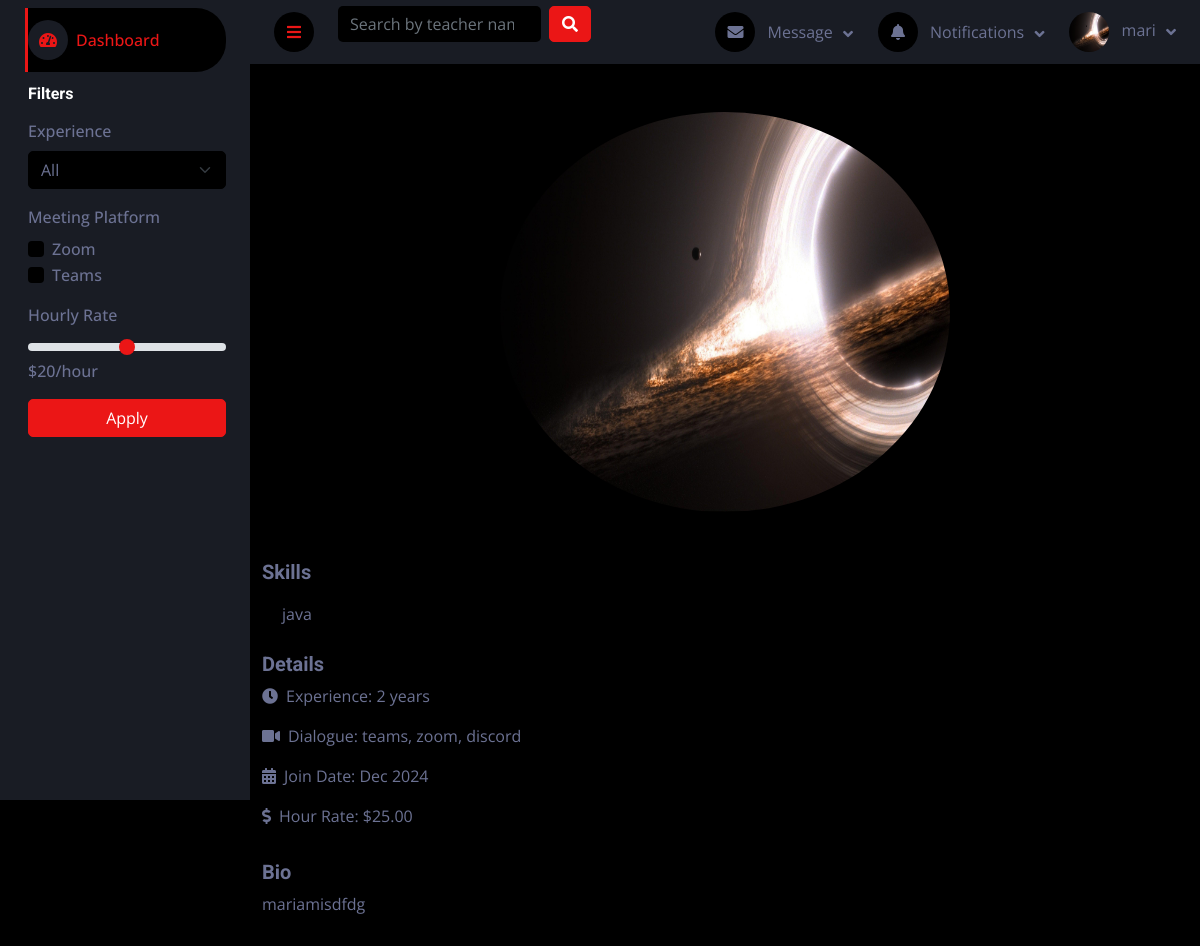
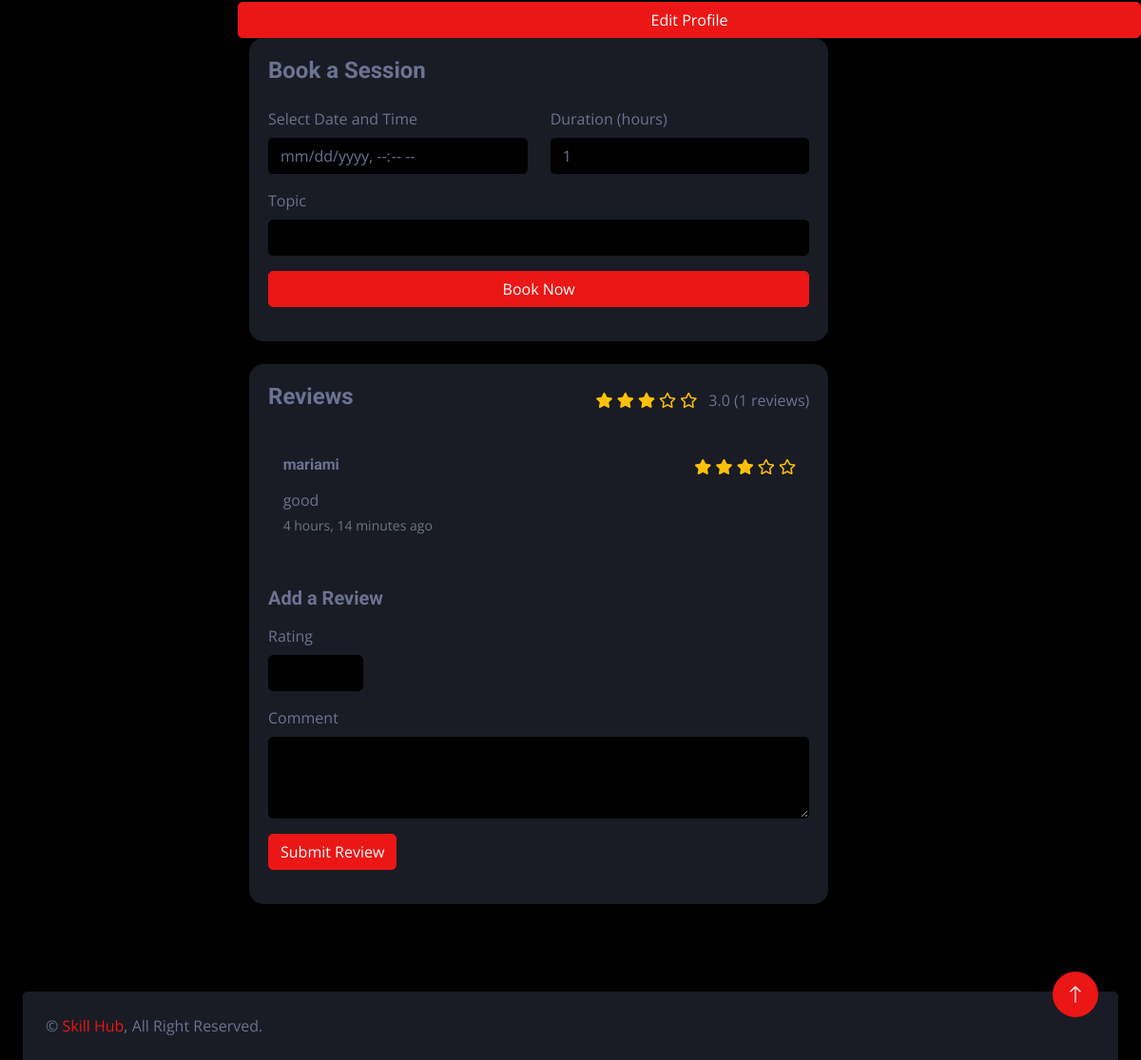
Page /teaching/teacher/1/ (signed in) on the committed database (2 pictures, top to bottom).
### users/models.py (models this page shows, shortened)
class User(AbstractUser):
    ROLES = (
        ('student', 'Student'),
        ('teacher', 'Teacher'),
    )
    role = models.CharField(max_length=10, choices=ROLES)
    bio = models.TextField(blank=True, null=True)
    profile_picture = models.ImageField(upload_to='profile_pictures/', blank=True, null=True)
    date_joined = models.DateTimeField(auto_now_add=True)
    updated_at = models.DateTimeField(auto_now=True)
    class Meta:
        verbose_name = 'User'
        verbose_name_plural = 'Users'

### teaching/models.py (models this page shows, shortened)
class Skill(models.Model):
    name = models.CharField(max_length=100)
    description = models.TextField(blank=True, null=True)

class TeacherProfile(models.Model):
    user = models.OneToOneField(settings.AUTH_USER_MODEL, on_delete=models.CASCADE, related_name='teacher_profile')
    profile_picture = models.ImageField(upload_to='profile_pictures/', blank=True, null=True)
    bio = models.TextField(null=True, blank=True)
    skills = models.ManyToManyField(Skill, blank=True)
    hourly_rate = models.DecimalField(max_digits=6, decimal_places=2, default=0.0)
    communication_methods = models.JSONField(default=list, blank=True)
    experience_years = models.PositiveIntegerField(default=0)
    rating = models.FloatField(default=0, validators=[MinValueValidator(0), MaxValueValidator(5)])
    total_reviews = models.PositiveIntegerField(default=0)
    join_date = models.DateField(auto_now_add=True)

class Review(models.Model):
    teacher_profile = models.ForeignKey(TeacherProfile, on_delete=models.CASCADE, related_name='reviews')
    student = models.ForeignKey(settings.AUTH_USER_MODEL, on_delete=models.CASCADE)
    rating = models.PositiveIntegerField(validators=[MinValueValidator(1), MaxValueValidator(5)])
    comment = models.TextField()
    created_at = models.DateTimeField(auto_now_add=True)
    class Meta:
        unique_together = ('teacher_profile', 'student')

### teaching/views.py (the view)
# urls.py: path('teacher/<int:teacher_id>/', views.teacher_profile_view, name='teacher_profile'),
def teacher_profile_view(request, teacher_id):
    teacher_profile = TeacherProfile.objects.get(id=teacher_id)
    reviews = Review.objects.filter(teacher_profile=teacher_profile).order_by('-created_at')
    avg_rating = reviews.aggregate(avg=Avg('rating'))['avg'] or 0
    review_count = reviews.count()
    context = {
        'teacher_profile': teacher_profile,
        'user': teacher_profile.user,
        'skills': teacher_profile.skills,
        'communication_methods': teacher_profile.communication_methods,
        'reviews': reviews,
        'avg_rating': avg_rating,
        'review_count': review_count,
    }
    return render(request, 'users/profile_teacher.html', context)

### bookings/context_processors.py (called while the page is built)
def unread_notifications(request):
    if request.user.is_authenticated:
        notifications = Notification.objects.filter(recipient=request.user, is_read=False)
        return {'notifications': notifications}
    return {'notifications': []}

### teaching/templatetags/custom_tags.py (called while the page is built)
@register.filter
def range_from(value):
    try:
        return range(int(value))
    except (TypeError, ValueError):
        return range(0)

@register.filter
def remaining_stars(value):
    try:
        return range(5 - int(float(value)))
    except (TypeError, ValueError):
        return range(5)

### users/context_processors.py (called while the page is built)
def navbar_data(request):
    if request.user.is_authenticated:
        messages = Message.objects.filter(receiver=request.user).order_by('-timestamp')[:5]
        notifications = Notification.objects.filter(user=request.user).order_by('-timestamp')[:5]
        return {'messages': messages, 'notifications': notifications}
    return {}

### users/templates/users/profile_teacher.html (shortened to what this page needs)
{% extends 'base.html' %}
   {% block content %}
 {% include 'components/sidebar.html' %}
    <div class="container py-5">
        <div class="row">
            {% include 'components/teacher_info.html' %}
            <a href="{% url 'teacher_profile_edit' %}" class="btn btn-primary">Edit Profile</a>
            <div class="col-lg-8">
                    {% include 'components/booking.html' with profile_teacher=teacher %}
                    {% include 'components/review.html' with profile_teacher=teacher %}
            </div>
        </div>
    </div>
{% endblock %}

### templates/components/navbar.html (shortened to what this page needs)
<nav class="navbar navbar-expand bg-secondary navbar-dark sticky-top px-4 py-0">
    <a href="#" class="sidebar-toggler flex-shrink-0">
        <i class="fa fa-bars"></i>
    </a>
    <form class="d-none d-md-flex ms-4" action="{% url 'search_teachers' %}" method="get">
        <input
                class="form-control bg-dark border-0"
                type="search"
                name="q"
                placeholder="Search by teacher name or skill..."
                value="{{ request.GET.q|default:'' }}">
        <button class="btn btn-primary ms-2" type="submit">
            <i class="fa fa-search"></i>
        </button>
    </form>
    <div class="navbar-nav align-items-center ms-auto">
        <div class="nav-item dropdown">
            <a href="#" class="nav-link dropdown-toggle" data-bs-toggle="dropdown">
                <i class="fa fa-envelope me-lg-2"></i>
                <span class="d-none d-lg-inline-flex">Message</span>
            </a>
        </div>
        <div class="nav-item dropdown">
            <a href="#" class="nav-link dropdown-toggle" data-bs-toggle="dropdown">
                <i class="fa fa-bell me-lg-2"></i>
                <span class="d-none d-lg-inline-flex">Notifications</span>
            </a>
        </div>
        <div class="nav-item dropdown">
            <a href="#" class="nav-link dropdown-toggle" data-bs-toggle="dropdown">
                {% if user.profile_picture %}
                <img class="rounded-circle me-lg-2" src="{{ user.profile_picture.url }}" alt=""
                     style="width: 40px; height: 40px;">
                {% else %}
                <div class="rounded-circle me-lg-2 bg-light d-flex align-items-center justify-content-center"
                     style="width: 40px; height: 40px;">
                    <i class="fas fa-user"></i>
                </div>
                {% endif %}
                <span class="d-none d-lg-inline-flex">{{ request.user.username }}</span>
            </a>
        </div>
    </div>
</nav>

### templates/components/teacher_info.html (shortened to what this page needs)
<div class="text-center mb-4">
    {% if user.profile_picture %}
        <img width="450" height="400" src="{{ user.profile_picture.url }}" class="rounded-circle mb-3" alt="Profile Picture">
    {% endif %}
</div>
<div class="mb-3">
    <h5 class="text-light">Skills</h5>
    <div class="d-flex flex-wrap">
        {% for skill in teacher_profile.skills.all %}
            <span class="skill-badge">{{ skill.name }}</span>
        {% endfor %}
    </div>
</div>
<div class="mb-3">
    <h5 class="text-light">Details</h5>
    <p><i class="fas fa-clock me-2"></i>Experience: {{ teacher_profile.experience_years }} years</p>
    <p><i class="fas fa-video me-2"></i>Dialogue: {{ teacher_profile.communication_methods|join:", " }}</p>
    <p><i class="fas fa-calendar-alt me-2"></i>Join Date: {{ teacher_profile.join_date|date:"M Y" }}</p>
    <p><i class="fas fa-dollar-sign me-2"></i>Hour Rate: ${{ teacher_profile.hourly_rate }}</p>
</div>
<div class="mb-3">
    <h5 class="text-light">Bio</h5>
    <p>{{ teacher_profile.bio }}</p>
</div>

### templates/components/review.html (shortened to what this page needs)
{% load custom_tags %}
<div class="profile-section">
    <div class="d-flex justify-content-between align-items-center mb-4">
        <h4 class="text-light">Reviews</h4>
        <div class="star-rating">
            {% for _ in avg_rating|range_from %}
                <i class="fas fa-star"></i>
            {% endfor %}
            {% for _ in avg_rating|remaining_stars %}
                <i class="far fa-star"></i>
            {% endfor %}
            <span class="ms-2 text-light">{{ avg_rating|floatformat:1 }} ({{ review_count }} reviews)</span>
        </div>
    </div>
    {% if reviews %}
        <div class="testimonial-carousel owl-carousel">
            {% for review in reviews %}
                <div class="review-card">
                    <div class="d-flex justify-content-between mb-2">
                        <h6 class="text-light">{{ review.student.username }}</h6>
                        <div class="star-rating">
                            {% for _ in review.rating|range_from %}
                                <i class="fas fa-star"></i>
                            {% endfor %}
                            {% for _ in review.rating|remaining_stars %}
                                <i class="far fa-star"></i>
                            {% endfor %}
                        </div>
                    </div>
                    <p class="mb-1">{{ review.comment }}</p>
                    <small class="text-muted">{{ review.created_at|timesince }} ago</small>
                </div>
            {% endfor %}
        </div>
    {% else %}
        <p class="text-light">No reviews yet. Be the first to leave a review!</p>
    {% endif %}
    <form action="{% url 'add_review' teacher_profile.id %}" method="POST" class="mt-4">
        <h5 class="text-light mb-3">Add a Review</h5>
        <div class="mb-3">
            <label class="form-label">Rating</label>
            <input type="number" name="rating" class="form-control bg-dark text-light rate-input" min="1" max="5">
        </div>
        <div class="mb-3">
            <label class="form-label">Comment</label>
            <textarea name="comment" class="form-control bg-dark text-light" rows="3"></textarea>
        </div>
        <button type="submit" class="btn btn-primary">Submit Review</button>
    </form>
</div>

### static/css/style.css (style rules this page uses)
:root { --primary: #EB1616; --secondary: #191C24; --light: #6C7293; --dark: #000000; }
.btn { transition: .5s; }
.content .navbar .navbar-nav .nav-link { margin-left: 25px; padding: 12px 0; color: var(--light); outline: none; }
.content .navbar .sidebar-toggler, .content .navbar .navbar-nav .nav-link i { width: 40px; height: 40px; display: inline-flex; align-items: center; justify-content: center; background: var(--dark); border-radius: 40px; }
.content .navbar .dropdown-toggle::after { margin-left: 6px; vertical-align: middle; border: none; content: "\f107"; font-family: "Font Awesome 5 Free"; font-weight: 900; transition: .5s; }
.profile-section { background-color: var(--secondary); border-radius: 15px; padding: 20px; margin-bottom: 20px; }
.skill-badge { background-color: var(--dark); color: var(--light); margin: 5px; padding: 5px 15px; border-radius: 20px; }
.review-card { background-color: var(--secondary); border-radius: 15px; padding: 15px; margin-bottom: 15px; }
.star-rating { color: #ffc107; }
.rate-input { max-width: 100px; }

### rows in the picture
User: profile_picture (picture)
User: user.username "mari"
Skill: name "java"
TeacherProfile: experience_years "2", communication_methods "teams, zoom, discord", join_date "Dec 2024", hourly_rate "25.00", bio "mariamisdfdg"
Review: student.username "mariami", rating 3 (drawn), comment "good", created_at "4 hours, 14 minutes"

### other values in the picture
{{ avg_rating|floatformat:1 }} "3.0"
{{ review_count }} "1"
